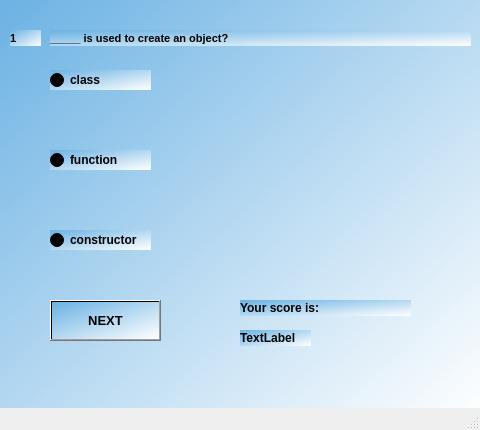
<?xml version="1.0" encoding="UTF-8"?>
<ui version="4.0">
 <class>MainWindow15</class>
 <widget class="QMainWindow" name="MainWindow15">
  <property name="geometry">
   <rect>
    <x>0</x>
    <y>0</y>
    <width>480</width>
    <height>430</height>
   </rect>
  </property>
  <property name="windowTitle">
   <string>MainWindow</string>
  </property>
  <widget class="QWidget" name="centralwidget">
   <widget class="QWidget" name="widget" native="true">
    <property name="geometry">
     <rect>
      <x>0</x>
      <y>-10</y>
      <width>480</width>
      <height>430</height>
     </rect>
    </property>
    <property name="styleSheet">
     <string notr="true">background-color:qlineargradient(spread:pad, x1:0, y1:0, x2:1, y2:1, stop:0 rgba(106, 177, 227, 255), stop:1 rgba(255, 255, 255, 255))</string>
    </property>
    <widget class="QLabel" name="label">
     <property name="geometry">
      <rect>
       <x>10</x>
       <y>40</y>
       <width>31</width>
       <height>16</height>
      </rect>
     </property>
     <property name="font">
      <font>
       <pointsize>8</pointsize>
       <weight>75</weight>
       <bold>true</bold>
      </font>
     </property>
     <property name="text">
      <string>1</string>
     </property>
    </widget>
    <widget class="QLabel" name="label_2">
     <property name="geometry">
      <rect>
       <x>50</x>
       <y>40</y>
       <width>421</width>
       <height>16</height>
      </rect>
     </property>
     <property name="font">
      <font>
       <pointsize>8</pointsize>
       <weight>75</weight>
       <bold>true</bold>
      </font>
     </property>
     <property name="text">
      <string>_____ is used to create an object?</string>
     </property>
    </widget>
    <widget class="QRadioButton" name="radioButton">
     <property name="geometry">
      <rect>
       <x>50</x>
       <y>80</y>
       <width>101</width>
       <height>20</height>
      </rect>
     </property>
     <property name="font">
      <font>
       <weight>75</weight>
       <bold>true</bold>
      </font>
     </property>
     <property name="text">
      <string>class</string>
     </property>
    </widget>
    <widget class="QRadioButton" name="radioButton_2">
     <property name="geometry">
      <rect>
       <x>50</x>
       <y>240</y>
       <width>101</width>
       <height>20</height>
      </rect>
     </property>
     <property name="font">
      <font>
       <weight>75</weight>
       <bold>true</bold>
      </font>
     </property>
     <property name="text">
      <string>constructor</string>
     </property>
    </widget>
    <widget class="QRadioButton" name="radioButton_3">
     <property name="geometry">
      <rect>
       <x>50</x>
       <y>160</y>
       <width>101</width>
       <height>20</height>
      </rect>
     </property>
     <property name="font">
      <font>
       <weight>75</weight>
       <bold>true</bold>
      </font>
     </property>
     <property name="text">
      <string>function</string>
     </property>
    </widget>
    <widget class="QPushButton" name="NEXT">
     <property name="geometry">
      <rect>
       <x>50</x>
       <y>310</y>
       <width>111</width>
       <height>41</height>
      </rect>
     </property>
     <property name="font">
      <font>
       <pointsize>10</pointsize>
       <weight>75</weight>
       <bold>true</bold>
      </font>
     </property>
     <property name="text">
      <string>NEXT</string>
     </property>
    </widget>
    <widget class="QLabel" name="label_3">
     <property name="geometry">
      <rect>
       <x>240</x>
       <y>310</y>
       <width>171</width>
       <height>16</height>
      </rect>
     </property>
     <property name="font">
      <font>
       <weight>75</weight>
       <bold>true</bold>
      </font>
     </property>
     <property name="text">
      <string>Your score is:</string>
     </property>
    </widget>
    <widget class="QLabel" name="label_4">
     <property name="geometry">
      <rect>
       <x>240</x>
       <y>340</y>
       <width>71</width>
       <height>16</height>
      </rect>
     </property>
     <property name="font">
      <font>
       <weight>75</weight>
       <bold>true</bold>
      </font>
     </property>
     <property name="text">
      <string>TextLabel</string>
     </property>
    </widget>
   </widget>
  </widget>
  <widget class="QMenuBar" name="menubar">
   <property name="geometry">
    <rect>
     <x>0</x>
     <y>0</y>
     <width>480</width>
     <height>26</height>
    </rect>
   </property>
  </widget>
  <widget class="QStatusBar" name="statusbar"/>
 </widget>
 <resources/>
 <connections/>
</ui>
